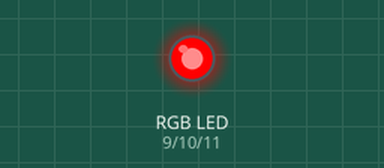
Recording of a sketch running on a simulated Arduino Uno, built with avr-gcc and run on an emulated ATmega328P. Parts: an RGB LED mixed from three pins (HIGH = lit).

Above: at 0.5 s.
At 2.5 s:
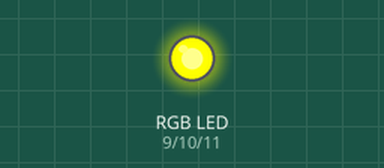
At 3.5 s:
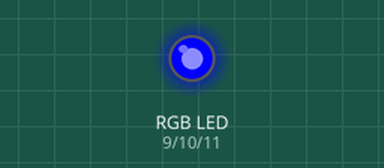
At 4.5 s:
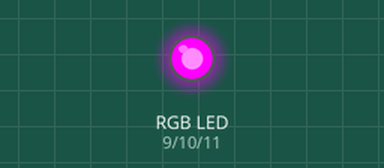
At 6.5 s:
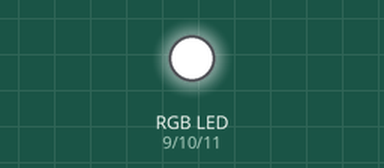
At 8.5 s:
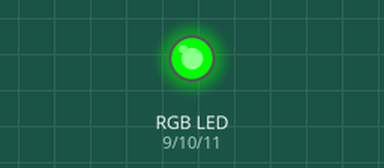
Timing chart, 0 to 9.1 s (numbered marks = the images above):
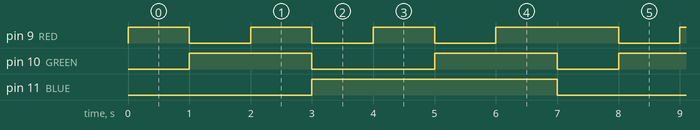

The sketch:

RGB_LED_Controller.ino
```cpp
/**
 * This program turns on each of the seven colors of an RGB
 * LED in periods of 1 second each.
 * It uses a function which maps a byte to a color as follows:
 *  1 -> RED
 *  2 -> GREEN
 *  3 -> YELLOW
 *  4 -> BLUE
 *  5 -> PURPLE
 *  6 -> LIGHT BLUE
 *  7 -> WHITE
 * @author Pedro Luis Rivera
 */

#define RED 9
#define GREEN 10
#define BLUE 11
#define COLORS 7
#define DEF_DELAY 1000

int colors[COLORS] {1, 2, 3, 4, 5, 6, 7};

void setup() {
  pinMode(RED, OUTPUT);
  pinMode(GREEN, OUTPUT);
  pinMode(BLUE, OUTPUT);
  Serial.begin(9600); // Initialize Serial Communitation.
}

void loop() {
  displayColors();
}

void displayColors(){
  for(byte i = 0; i < COLORS; i++){
    turnColor(colors[i]);
    delay(DEF_DELAY);
  }
}

void turnColor(byte color){
  if(color < 0 || color > 7){
    Serial.println("ERROR - color index must be in the following range: [0, 7].");
    return;
  }
  turnOffColors();
  byte r = bitRead(color, 0);
  byte g = bitRead(color, 1);
  byte b = bitRead(color, 2);
  colorEngine(r, g, b);
}

void turnOffColors(){
  digitalWrite(RED, LOW);
  digitalWrite(GREEN, LOW);
  digitalWrite(BLUE, LOW);
}

void colorEngine(byte r, byte g, byte b){
  digitalWrite(RED, r);
  digitalWrite(GREEN, g);
  digitalWrite(BLUE, b);
}
```

Measured:
- by itself, pin 9 (RED): repeats every 7.0 s: 2 × (LOW 1.0 s, HIGH 1.0 s), LOW 1.0 s, HIGH 2.0 s
- by itself, pin 10 (GREEN): repeats every 7.0 s: LOW 2.0 s, HIGH 2.0 s, LOW 1.0 s, HIGH 2.0 s
- by itself, pin 11 (BLUE): alternates HIGH for 4.0 s and LOW for 3.0 s
